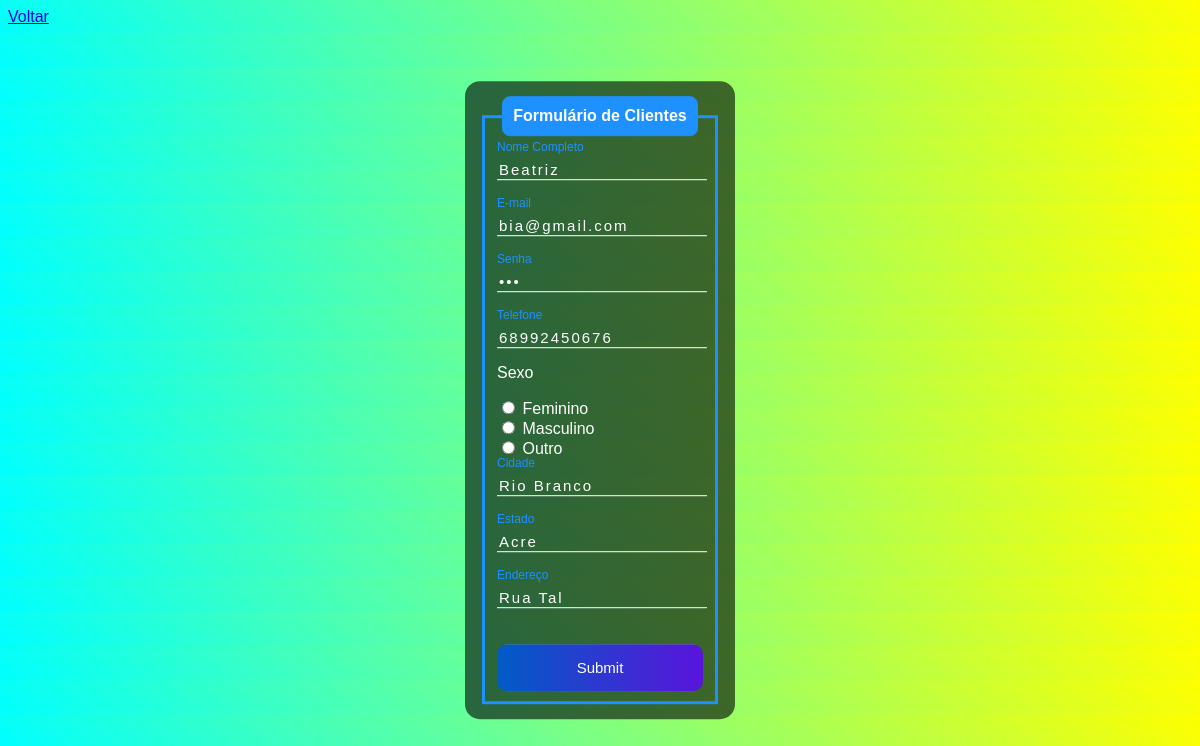
Screenshot of /editar2.php?id=1 with the database file from the repository.
### tables this page shows
CREATE TABLE `clientes` (
  `id` int(10) NOT NULL,
  `Nome` varchar(100) NOT NULL,
  `email` varchar(110) NOT NULL,
  `senha` varchar(40) NOT NULL,
  `telefone` varchar(15) NOT NULL,
  `sexo` varchar(15) NOT NULL,
  `cidade` varchar(45) NOT NULL,
  `estado` varchar(45) NOT NULL,
  `endereco` varchar(45) NOT NULL
);

### editar2.php (the view, shortened to what this page needs)
<?php
    if(!empty($_GET['id']))
    {
        include_once('config2.php');
        $id = $_GET['id'];
        $sqlSelect = "SELECT * FROM clientes WHERE id=$id";
        $result = $conexao->query($sqlSelect);
        if($result->num_rows > 0){
            while($user_data = mysqli_fetch_assoc($result)){
                $Nome = $user_data['Nome'];
                $email = $user_data['email'];
                $senha = $user_data['senha'];
                $telefone = $user_data['telefone'];
                $sexo = $user_data['sexo'];
                $cidade = $user_data['cidade'];
                $estado = $user_data['estado'];
                $endereco = $user_data['endereco'];
            }
        }else{
            header("Location: sistema2.php");
        }
    } else{
        header("Location: sistema2.php");
            }
?>
<!DOCTYPE html>
<html lang="en">
<head>
</head>
<body>
    <a href="sistema2.php">Voltar</a>
    <div class="box">
        <form action="salvarEditar2.php" method="POST">
            <fieldset>
                <legend><b>Formulário de Clientes</b></legend>
                <br>
                <div class="inputBox">
                    <input type="text" name="Nome" id="Nome" class="inputUser" value="<?php echo $Nome?>" required>
                    <label for="Nome" class="labelInput">Nome Completo</label>
                </div>
                <br><br>
                <div class="inputBox">
                    <input type="email" name="email" id="email" class="inputUser" value="<?php echo $email?>" required>
                    <label for="email" class="labelInput">E-mail</label>
                </div>
                <br><br>
                <div class="inputBox">
                    <input type="password" name="senha" id="senha" class="inputUser" value="<?php echo $senha?>" required>
                    <label for="senha" class="labelInput">Senha</label>
                </div>
                <br><br>
                <div class="inputBox">
                    <input type="tel" name="telefone" id="telefone" class="inputUser" value="<?php echo $telefone?>" required>
                    <label for="telefone" class="labelInput">Telefone</label>
                </div>
                <p>Sexo</p>
                <input type="radio" id="feminino" name="sexo" value="feminino" value="<?php echo ($sexo == 'feminino') ? 'checked' : '' ?>" required>
                <label for="feminino">Feminino</label>
                <br>
                <input type="radio" id="masculino" name="sexo" value="masculino" value="<?php echo ($sexo == 'masculino') ? 'checked' : '' ?>" required>
                <label for="masculino">Masculino</label>
                <br>
                <input type="radio" id="outro" name="sexo" value="outro" value="<?php echo ($sexo == 'outro') ? 'checked' : '' ?>" required>
                <label for="outro">Outro</label>
                <br><br>
                <div class="inputBox">
                    <input type="text" name="cidade" id="cidade" class="inputUser" value="<?php echo $cidade?>" required>
                    <label for="cidade" class="labelInput">Cidade</label>
                </div>
                <br><br>
                <div class="inputBox">
                    <input type="text" name="estado" id="estado" class="inputUser" value="<?php echo $estado?>" required>
                    <label for="estado" class="labelInput">Estado</label>
                </div>
                <br><br>
                <div class="inputBox">
                    <input type="text" name="endereco" id="endereco" class="inputUser" value="<?php echo $endereco?>" required>
                    <label for="endereco" class="labelInput">Endereço</label>
                </div>
                <br><br>
                <input type="submit" name="update" id="update">
            </fieldset>
        </form>
    </div>
</body>
</html>

### editar2.php (style rules this page uses)
body { font-family: Arial, Helvetica, sans-serif; background-image: linear-gradient(45deg, cyan, yellow); }
.box { position: absolute; top: 50%; left: 50%; transform: translate(-50%, -50%); background-color: rgba(0, 0, 0, 0.6); padding: 15px; border-radius: 15px; width: 20%; color: white; }
fieldset { border: 3px solid dodgerblue; }
legend { border: 1px solid dodgerblue; padding: 10px; text-align: center; background-color: dodgerblue; border-radius: 8px; color: white; }
.inputBox { position: relative; }
.inputUser { background: none; border: none; border-bottom: 1px solid white; outline: none; color: white; font-size: 15px; width: 100%; letter-spacing: 2px; }
.labelInput { position: absolute; top: 0px; left: 0px; pointer-events: none; transition: .5s; }
.inputUser:focus ~ .labelInput, .inputUser:valid ~ .labelInput { top: -20px; font-size: 12px; color: dodgerblue; }
#update { background-image: linear-gradient(to right, rgb(0, 92, 197), rgb(90, 20, 220)); width: 100%; border: none; padding: 15px; color: white; font-size: 15px; cursor: pointer; border-radius: 10px; }

### rows the page displays
clientes: Nome "Beatriz", email "bia@gmail.com", telefone "68992450676", sexo "☐ Feminino", sexo "☐ Masculino", sexo "☐ Outro", cidade "Rio Branco", estado "Acre", endereco "Rua Tal"
